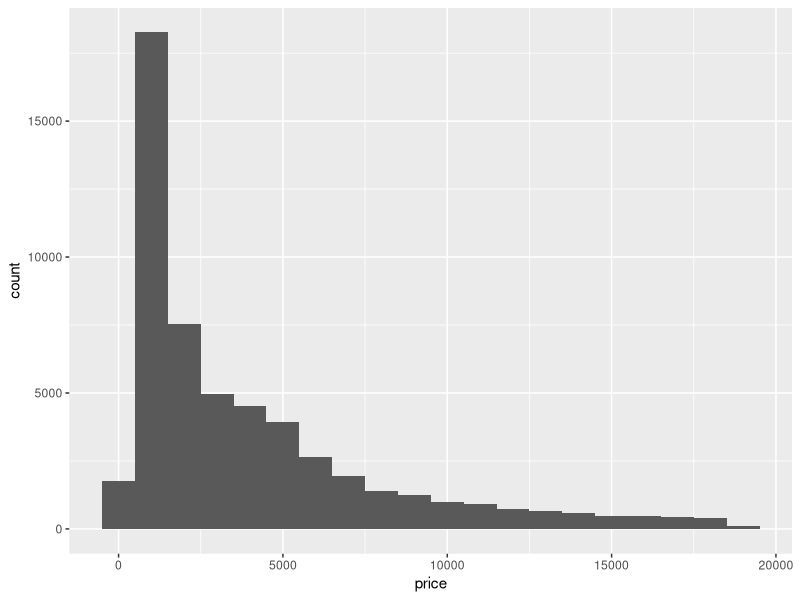

Write the R code that produced this figure.
## ---- chunk 1
knitr::opts_chunk$set(echo = TRUE)
## ---- chunk 2
library(tidyverse)
## ---- chunk 3
# Use the diamond dataset
# use ggplot to plot a histogram on the diamond price

library(ggplot2)

ggplot(data = diamonds) +
  geom_histogram(mapping = aes(x = price), binwidth = 1000)
